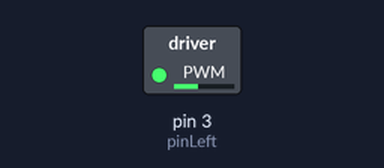
Recording of a sketch running on a simulated Arduino Uno, built with avr-gcc and run on an emulated ATmega328P. Shown: switched loads named in the sketch (green lamp = pin HIGH).

Above: at 0.1 s.
Timing chart, 0 to 1.6 s (numbered marks = the images above):
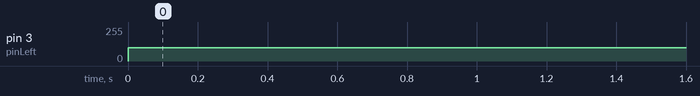

The sketch:

MotorTest.ino
```cpp
int pinR_LED = 9;
int pinG_LED = 10;
int pinB_LED = 11;
int pinLeft = 3;
int pinRight = 5;

void setup() {
  // put your setup code here, to run once:
  //pinMode(pinR_LED, OUTPUT);
  //pinMode(pinG_LED, OUTPUT);
  pinMode(pinLeft, OUTPUT);
}

void loop() {
  // put your main code here, to run repeatedly:
  analogWrite(pinLeft, 100);
  //analogWrite(pinRight, 50);
  /*
  digitalWrite(pinR_LED, LOW);
  digitalWrite(pinG_LED, LOW);
  digitalWrite(pinB_LED, LOW);
  delay(1000);
  digitalWrite(pinR_LED, HIGH);
  digitalWrite(pinG_LED, HIGH);
  digitalWrite(pinB_LED, HIGH);
  //delay(1000);
  */


}
```

Measured:
- by itself, pin 3 (pinLeft): 0/255 → 100/255 at 0.00 s
